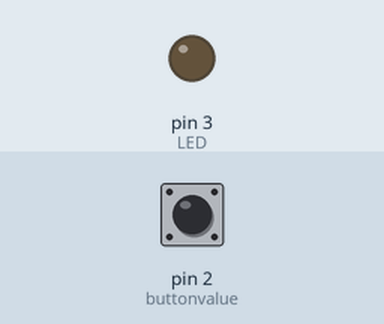
Simulated run of this sketch. Board: Arduino Uno, built with avr-gcc and run on an emulated ATmega328P. Parts: output pins drawn as LEDs (lit = HIGH). Inputs (shaded band) come from the test bench; at power-on: pin 2 (buttonvalue) LOW.

Above: at 1.2 s.
1.3 s: pin 2 (buttonvalue) pulled HIGH for 0.15 s
At 1.37 s:
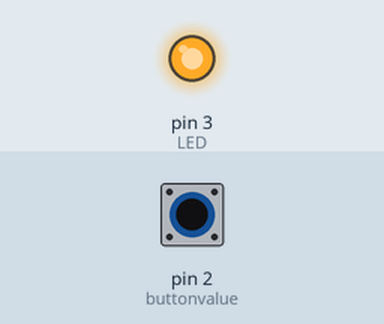
2.9 s: pin 2 (buttonvalue) pulled HIGH for 3.2 s
At 7.3 s:
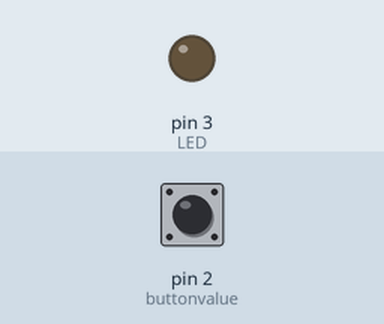
Timing chart, 0 to 8.8 s (numbered marks = the images above; inputs shaded):
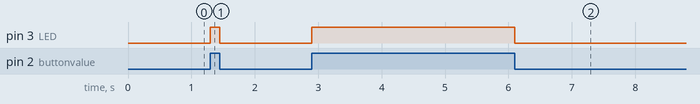

The sketch:

Button_led.ino
```cpp
int buttonvalue=2;
int LED=3;
void setup() {
pinMode(buttonvalue,INPUT);
pinMode(LED,OUTPUT);
}

void loop()
{
  int b=digitalRead(buttonvalue);
if(b !=0)
{
  digitalWrite(LED,HIGH);
}
else
{
  digitalWrite(LED,LOW);
}

}
```

Measured:
- after the input at 1.3 s, pin 3 (LED): LOW → HIGH at once, → LOW 0.15 s later
- after the input at 2.9 s, pin 3 (LED): LOW → HIGH at once, → LOW 3.2 s later
